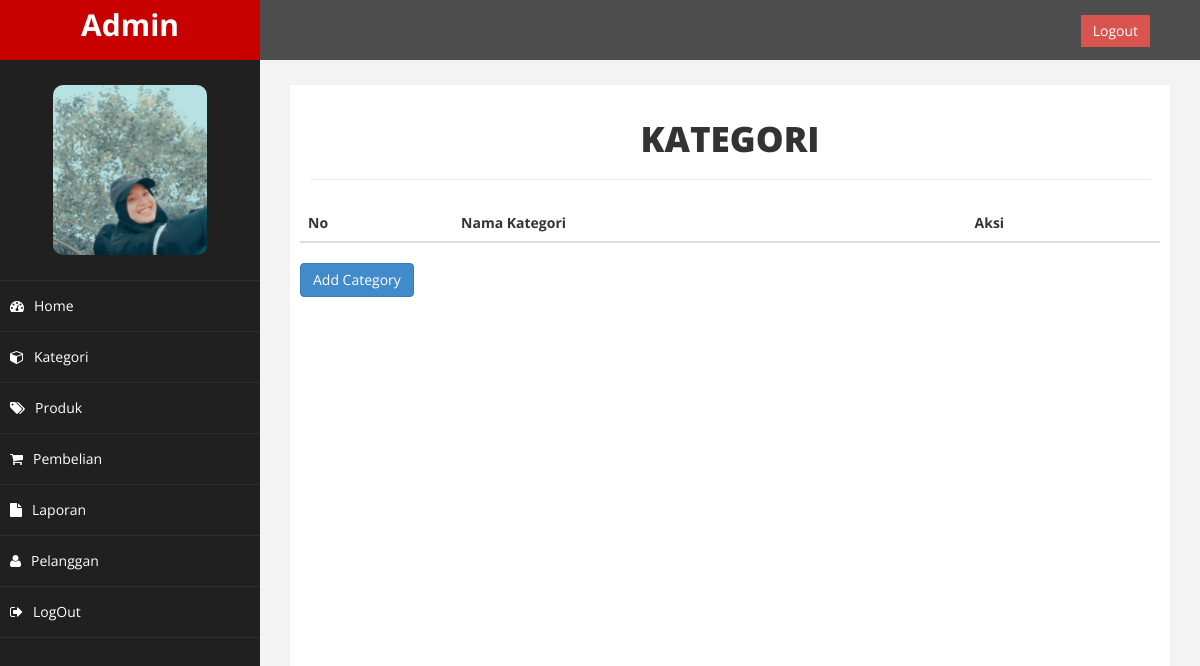
/admin/index.php?halaman=kategori (signed in), run on an earlier commit of the app's database.
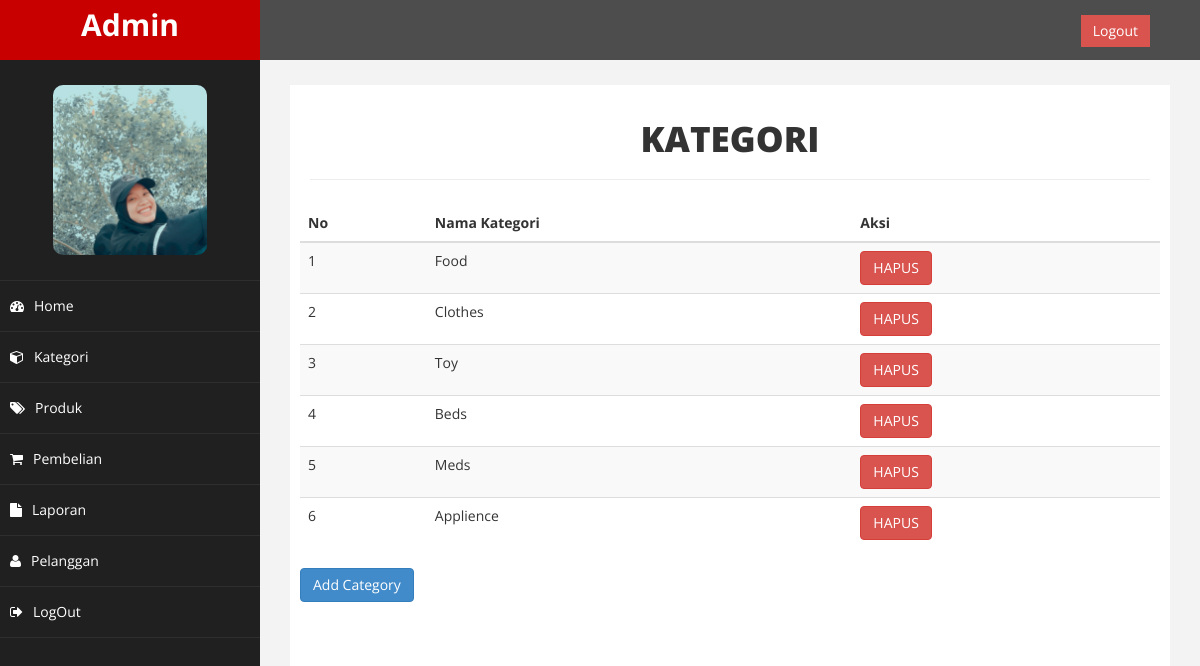
And on a later commit of the database.
### tables this page shows
CREATE TABLE `kategori` (
  `id_kategori` int(10) NOT NULL,
  `nama_kategori` varchar(255) NOT NULL
);

### admin/kategori.php (the view)
<?php
$semuadata=array();
$ambil=$koneksi->query("SELECT * FROM kategori");
while ($tiap=$ambil->fetch_assoc())
{
    $semuadata[]=$tiap;
}
?>
<div class="judul-kategori" style="background-color: #fff; padding: 5px 10px">
    <h4 class="text-center mt-2" style="font-size: 35px; font-weight: 850;">KATEGORI</h4>
    <hr>
</div>
<table  class="table table-striped table-hover">
    <thead>
        <tr>
            <th>No</th>
            <th>Nama Kategori</th>
            <th>Aksi</th>
    </thead>
    <tbody>
        <?php $nomor=1; ?>
        <?php foreach ($semuadata as $key => $value):?>
        <tr>
            <td><?php echo $nomor; ?></td>
            <td><?php echo $value["nama_kategori"]; ?></td>
            <td>
                <a href="#" class="btn btn-danger" onclick="return confirm('are you sure you want to delete?')">HAPUS</a>
            </td>
        </tr>
        <?php $nomor++; ?>
        <?php endforeach ?>
    </tbody>
</table>
<a href="index.php?halaman=tambahkategori" class="btn btn-primary">Add Category</a>

What changed in the data, as far as the page shows it:
added kategori: nama_kategori "Food"
added kategori: nama_kategori "Clothes"
added kategori: nama_kategori "Toy"
added kategori: nama_kategori "Beds"
added kategori: nama_kategori "Meds"
added kategori: nama_kategori "Applience"
